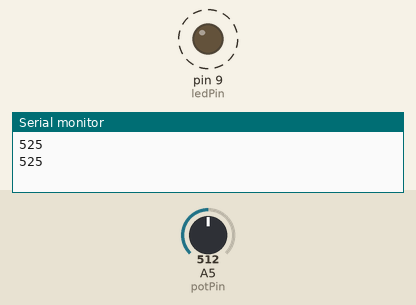
The sketch below on a simulated Arduino Uno, built with avr-gcc and run on an emulated ATmega328P. Shown: output pins drawn as LEDs (lit = HIGH), the last lines printed to the serial monitor. Dashed ring = blinking. The inputs (shaded band) are chosen by the test bench; at power-on: A5 (potPin) = 512.

Above: at 1.8 s.
1.9 s: A5 (potPin) set to 122
At 2.5 s:
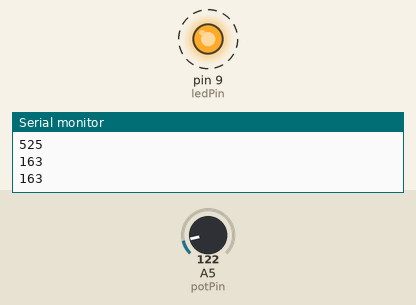
5.4 s: A5 (potPin) set to 0
At 5.44 s:
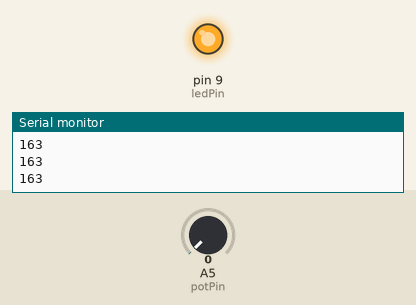
Timing chart, 0 to 14.9 s (numbered marks = the images above; inputs shaded):
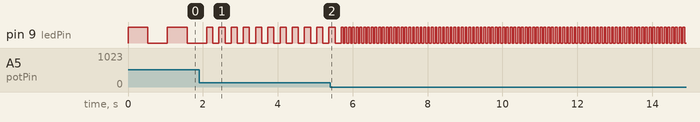

The sketch:

Atividade_2.ino
```cpp
//Vinicius A. L. Montuani, Pietro
int ledPin = 9;
int potPin = A5;
int valorpot = 0;
int delayTime = 0;

void setup() {
  pinMode(ledPin, OUTPUT);
  pinMode(potPin, INPUT);
  Serial.begin(9600);
}

void loop() {
  valorpot = analogRead(potPin);
  delayTime = map(valorpot, 0, 1023, 50, 1000);
  Serial.println(delayTime);

  digitalWrite(ledPin, HIGH);
  delay(delayTime);
  digitalWrite(ledPin, LOW);
  delay(delayTime);
}
```

Measured:
- after the input at 1.9 s, pin 9 (ledPin): alternates HIGH for 0.16 s and LOW for 0.16 s, starting after 0.36 s
- by itself, pin 9 (ledPin): alternates HIGH for 0.53 s and LOW for 0.53 s
